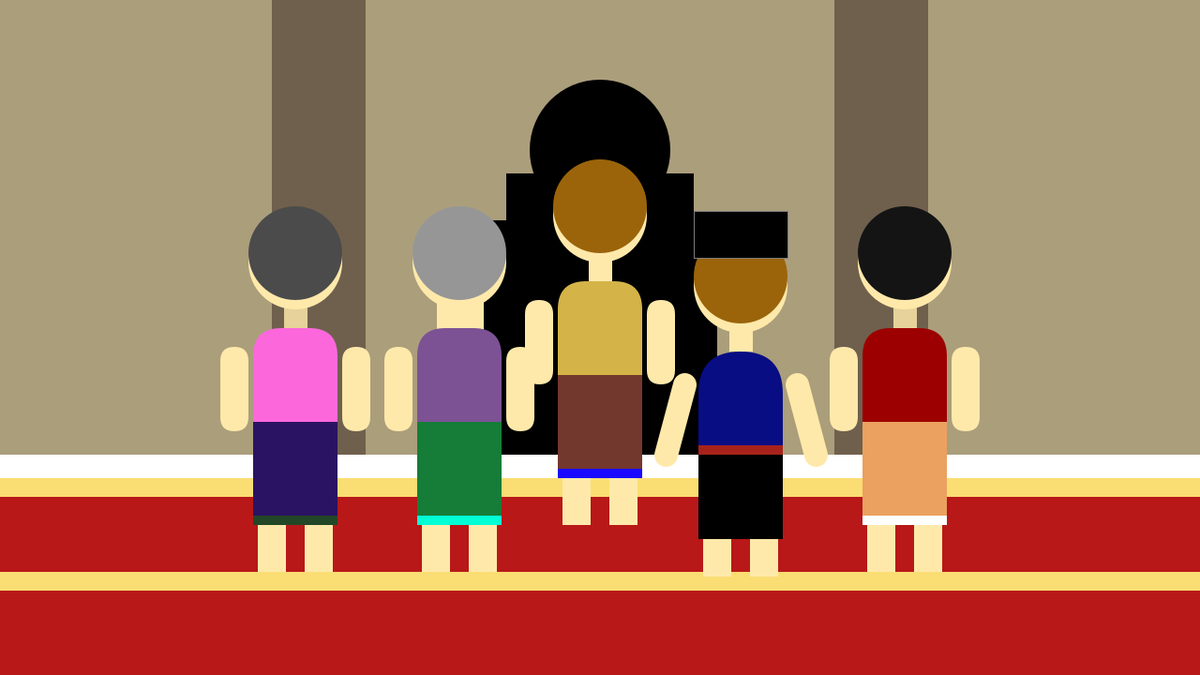
Frame 1 (no input)
Frame 60 (the mouse pressed at the canvas centre just before this capture): identical to frame 1, image omitted
Frame 120 (the mouse held since frame 60 and released just before this capture): identical to frame 1, image omitted

The Processing sketch that drew this single still picture (run headless with seeded random() and noise(); from frame 60 on, the mouse is pressed at the canvas centre):

// Processing sketch: seramb
// ── seramb.pde
void setup() {
  size(1280, 720);
}
void draw() {
  translate(width/2, height/2);
  background(255);
  noStroke();

  //sajadah
  pushMatrix();

  translate(-600, -200);
  fill(184, 24, 24);
  rect(-200, 350, 2000, 500, 250, 500, 1000, 100);
  popMatrix();
  fill(250, 221, 115);
  rect(-1280, 150, 5000, 20);
  rect(-1280, 250, 5000, 20);



  //dinding masjid
  pushMatrix();
  fill(171, 158, 123);
  rect(-640, -375, 1280, 500);
  popMatrix();

  pushMatrix();
  fill(111, 96, 77);
  rect(-350, -375, 100, 500);
  rect(250, -375, 100, 500);
  popMatrix();


  pushMatrix();
  fill(0);
  ellipse(0, -200, 150, 150);
  rect(-100, -175, 200, 250);
  rect(-125, -125, 250, 250);
  popMatrix();

  pushMatrix();
  translate(-450, -250);

  //BAPANYA


  //leher
  fill(255, 233, 170);
  rect(438, 160, 25, 30);

  //kepala
  fill(255, 233, 170);
  noStroke();
  ellipse(450, 120, 100, 100);

  //rambut
  fill(155, 100, 10);
  noStroke();
  ellipse(450, 110, 100, 100);

  //tangan kanan
  fill(255, 233, 170);
  rect(370, 210, 30, 90, 25);

  //badan  
  fill(212, 179, 72);
  rect(405, 190, 90, 200, 30);



  //tangan kiri
  fill(255, 233, 170);
  rect(500, 210, 30, 90, 25);


  //kaki kiri
  fill(255, 233, 170);
  rect(410, 390, 30, 60);

  //kaki kanan
  fill(255, 233, 170);
  rect(460, 390, 30, 60);


  //sarung
  fill(115, 56, 45);
  rect(405, 290, 90, 100);

  //kotak kotak sarung
  fill(25, 10, 255);
  rect(405, 390, 90, 10);


  popMatrix();

  //ARIF
  pushMatrix();

  translate(-300, -175);
  //kepala
  fill(255, 233, 170);
  noStroke();
  ellipse(450, 120, 100, 100);

  pushMatrix();
  //rambut
  fill(155, 100, 10);
  noStroke();
  ellipse(450, 110, 100, 100);
  popMatrix();

  //peci
  pushMatrix();
  stroke(125);
  strokeWeight(1);
  fill(0, 0, 0);
  rect(400, 40, 100, 50);
  popMatrix();

  //leher
  noStroke();
  fill(255, 233, 170);
  rect(438, 160, 25, 30);

  //badan  
  noStroke();
  fill(8, 13, 132);
  rect(405, 190, 90, 180, 110);

  //kaki kiri
  noStroke();
  fill(255, 233, 170);
  rect(410, 370, 30, 60);

  //kaki kanan
  noStroke();
  fill(255, 233, 170);
  rect(460, 370, 30, 60);


  //sarung
  noStroke();
  fill(0, 0, 0);
  rect(405, 290, 90, 100);

  //kotak kotak sarung
  noStroke();
  fill(167, 34, 27);
  rect(405, 290, 90, 10);


  //tangan  
  noStroke();
  strokeWeight(25);   
  stroke(255, 233, 170);
  line(510, 225, 530, 300);
  line(390, 225, 370, 300);

  popMatrix();




  //makmum1
  pushMatrix();
  translate(-600, -200);


  //leher
  //leher
  fill(230, 210, 154);
  rect(438, 160, 25, 30);

  //kepala
  fill(255, 233, 170);
  noStroke();
  ellipse(450, 120, 100, 100);

  //rambut
  fill(150);
  noStroke();
  ellipse(450, 110, 100, 100);

  //tangan kanan
  fill(255, 233, 170);
  rect(370, 210, 30, 90, 25);

  //badan  
  fill(124, 82, 149);
  rect(405, 190, 90, 200, 30);



  //tangan kiri
  fill(255, 233, 170);
  rect(500, 210, 30, 90, 25);


  //kaki kiri
  fill(255, 233, 170);
  rect(410, 390, 30, 60);

  //kaki kanan
  fill(255, 233, 170);
  rect(460, 390, 30, 60);


  //sarung
  fill(21, 125, 56);
  rect(405, 290, 90, 100);

  //kotak kotak sarung
  fill(0, 255, 213);
  rect(405, 390, 90, 10);



  popMatrix();
  
   //makmum2
  pushMatrix();
  translate(-775, -200);


  //leher
  fill(230, 210, 154);
  rect(438, 160, 25, 30);

  //kepala
  fill(255, 233, 170);
  noStroke();
  ellipse(450, 120, 100, 100);

  //rambut
  fill(75);
  noStroke();
  ellipse(450, 110, 100, 100);

  //tangan kanan
  fill(255, 233, 170);
  rect(370, 210, 30, 90, 25);

  //badan  
  fill(252, 104, 220);
  rect(405, 190, 90, 200, 30);



  //tangan kiri
  fill(255, 233, 170);
  rect(500, 210, 30, 90, 25);


  //kaki kiri
  fill(255, 233, 170);
  rect(410, 390, 30, 60);

  //kaki kanan
  fill(255, 233, 170);
  rect(460, 390, 30, 60);


  //sarung
  fill(42, 19, 99);
  rect(405, 290, 90, 100);

  //kotak kotak sarung
  fill(34, 71, 39);
  rect(405, 390, 90, 10);



  
  
  popMatrix();
  
   //makmum2
  pushMatrix();
  translate(-125, -200);


  //leher
  fill(230, 210, 154);
  rect(438, 160, 25, 30);

  //kepala
  fill(255, 233, 170);
  noStroke();
  ellipse(450, 120, 100, 100);

  //rambut
  fill(20);
  noStroke();
  ellipse(450, 110, 100, 100);

  //tangan kanan
  fill(255, 233, 170);
  rect(370, 210, 30, 90, 25);

  //badan  
  fill(157,0,0);
  rect(405, 190, 90, 200, 30);



  //tangan kiri
  fill(255, 233, 170);
  rect(500, 210, 30, 90, 25);


  //kaki kiri
  fill(255, 233, 170);
  rect(410, 390, 30, 60);

  //kaki kanan
  fill(255, 233, 170);
  rect(460, 390, 30, 60);


  //sarung
  fill(235, 161, 96);
  rect(405, 290, 90, 100);

  //kotak kotak sarung
  fill(255);
  rect(405, 390, 90, 10);



  popMatrix();
}
